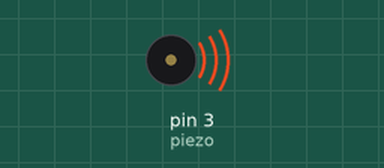
This sketch was run on a simulated Arduino Nano, built with avr-gcc and run on an emulated ATmega328P. Parts: buzzer (waves = sounding).

Above: at 0.5 s.
At 18.0 s:
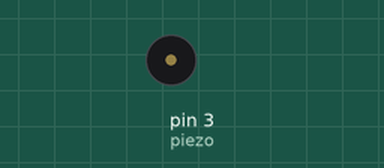
Timing chart, 0 to 20.1 s (numbered marks = the images above):
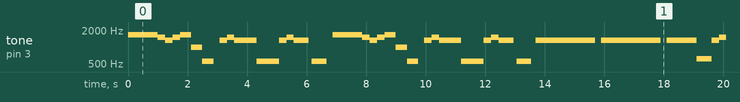

The sketch:

Menorah_V3_CandeLight_Only.ino
```cpp
// (licence header left out)
  int piezo = 3;
  int tempo = 500;


struct MusicStruct {


  int A = 550;
  int As = 582;
  int B = 617;
  int C = 654;
  int Cs = 693;
  int D = 734;
  int Ds = 777;
  int E = 824;
  int F = 873;
  int Fs = 925;
  int G = 980;
  int Gs = 1003;
  int C5  = 523;
  int CS5 = 554;
  int D5  = 587;
  int DS5 = 622;
  int E5  = 659;
  int F5  = 698;
  int FS5 = 740;
  int G5  = 784;
  int GS5 = 831;
  int A5  = 880;
  int AS5 = 932;
  int B5  = 988;
  int C6  = 1047;
  int CS6 = 1109;
  int D6  = 1175;
  int DS6 = 1245;
  int E6  = 1319;
  int F6  = 1397;
  int FS6 = 1480;
  int G6  = 1568;
  int GS6 = 1661;
  int A6  = 1760;
  int AS6 = 1865;
  int B6  = 1976;


}Music;


struct LengthStruct {


  float half = 0.5;
  float threethirds = 0.75;
  float one = 1.0;
  float one_half = 1.5;
  float two = 2.0;
  float two_half = 2.5;


}Length;


  void setup() {


      pinMode(piezo, OUTPUT);


  }


void setTone(int pin, int note, int duration) {


  tone(pin, note, duration);


  delay(duration);


}


void loop() {


  //I put my latakes in the air sometimes
  setTone(piezo, Music.GS6, tempo * Length.half);
  setTone(piezo, Music.GS6, tempo * Length.half);
  setTone(piezo, Music.GS6, tempo * Length.half);
  setTone(piezo, Music.GS6, tempo * Length.half);
  setTone(piezo, Music.FS6, tempo * Length.half);
  setTone(piezo, Music.E6, tempo * Length.half);
  setTone(piezo, Music.FS6, tempo * Length.half);
  setTone(piezo, Music.GS6, tempo * Length.threethirds);
  setTone(piezo, Music.B5, tempo * Length.threethirds);
  setTone(piezo, Music.CS5, tempo * Length.threethirds);


delay(200);


  //Singing ay oh spin the driedel
  setTone(piezo, Music.E6, tempo * Length.half);
  setTone(piezo, Music.FS6, tempo * Length.half);
  setTone(piezo, Music.E6, tempo * Length.one_half);
  setTone(piezo, Music.CS5, tempo * Length.one_half);

  setTone(piezo, Music.E6, tempo * Length.half);
  setTone(piezo, Music.FS6, tempo * Length.half);
  setTone(piezo, Music.E6, tempo * Length.one);
delay(100);
  setTone(piezo, Music.CS5, tempo * Length.one);


delay(200);


  //I want to celebrate and live my life
  setTone(piezo, Music.GS6, tempo * Length.half);
  setTone(piezo, Music.GS6, tempo * Length.half);
  setTone(piezo, Music.GS6, tempo * Length.half);
  setTone(piezo, Music.GS6, tempo * Length.half);
  setTone(piezo, Music.FS6, tempo * Length.half);
  setTone(piezo, Music.E6, tempo * Length.half);
  setTone(piezo, Music.FS6, tempo * Length.half);
  setTone(piezo, Music.GS6, tempo * Length.threethirds);
  setTone(piezo, Music.B5, tempo * Length.threethirds);
  setTone(piezo, Music.CS5, tempo * Length.threethirds);


delay(200);


  //Singing ay oh spin the driedel
  setTone(piezo, Music.E6, tempo * Length.half);
  setTone(piezo, Music.FS6, tempo * Length.half);
  setTone(piezo, Music.E6, tempo * Length.one_half);
  setTone(piezo, Music.CS5, tempo * Length.one_half);
  setTone(piezo, Music.E6, tempo * Length.half);
  setTone(piezo, Music.FS6, tempo * Length.half);
  setTone(piezo, Music.E6, tempo * Length.one);
delay(100);
  setTone(piezo, Music.CS5, tempo * Length.one);


delay(150);


  //Oh we say Maotzor
  setTone(piezo, Music.E6, tempo * Length.half);
  setTone(piezo, Music.E6, tempo * Length.half);
  setTone(piezo, Music.E6, tempo * Length.half);
  setTone(piezo, Music.E6, tempo * Length.half);
  setTone(piezo, Music.E6, tempo * Length.one);
  setTone(piezo, Music.E6, tempo * Length.one);


 delay(200);


  //Oh yes for all eight nights
  setTone(piezo, Music.E6, tempo * Length.half);
  setTone(piezo, Music.E6, tempo * Length.half);
  setTone(piezo, Music.E6, tempo * Length.half);
  setTone(piezo, Music.E6, tempo * Length.half);
  setTone(piezo, Music.E6, tempo * Length.one);
  setTone(piezo, Music.E6, tempo * Length.one);


delay(200);


  //Then we play dridel by the candlelight
  setTone(piezo, Music.E6, tempo * Length.half);
  setTone(piezo, Music.E6, tempo * Length.half);
  setTone(piezo, Music.E6, tempo * Length.half);
  setTone(piezo, Music.E6, tempo * Length.half);
  setTone(piezo, Music.DS5, tempo * Length.one);
  setTone(piezo, Music.E6, tempo * Length.half);
  setTone(piezo, Music.FS6, tempo * Length.half);
  setTone(piezo, Music.GS6, tempo * Length.one);
  setTone(piezo, Music.B5, tempo * Length.one);
  setTone(piezo, Music.CS5, tempo * Length.one);


delay(200);


//And I told you once
  setTone(piezo, Music.E6, tempo * Length.half);
  setTone(piezo, Music.E6, tempo * Length.half);
  setTone(piezo, Music.E6, tempo * Length.half);
  setTone(piezo, Music.E6, tempo * Length.half);
  setTone(piezo, Music.E6, tempo * Length.one);


delay(200);


  //And I told you twice
  setTone(piezo, Music.E6, tempo * Length.half);
  setTone(piezo, Music.E6, tempo * Length.half);
  setTone(piezo, Music.E6, tempo * Length.half);
  setTone(piezo, Music.E6, tempo * Length.half);
  setTone(piezo, Music.E6, tempo * Length.one);


delay(200);


  //'Bought the miricle
  setTone(piezo, Music.E6, tempo * Length.half);
  setTone(piezo, Music.E6, tempo * Length.half);
  setTone(piezo, Music.E6, tempo * Length.half);
  setTone(piezo, Music.E6, tempo * Length.half);
  setTone(piezo, Music.DS5, tempo * Length.one);


delay(200);


  //Of the candlelight
  setTone(piezo, Music.E6, tempo * Length.half);
  setTone(piezo, Music.FS6, tempo * Length.half);
  setTone(piezo, Music.GS6, tempo * Length.one);
  setTone(piezo, Music.B5, tempo * Length.one);
  setTone(piezo, Music.CS5, tempo * Length.one);

delay(1000);


delay(1000);


}
```

Measured:
- by itself, tone on pin 3 (piezo): plays 1661 Hz for 1.0 s, 1480 Hz for 0.25 s, 1319 Hz for 0.25 s, 1480 Hz for 0.25 s, 1661 Hz for 0.38 s, 988 Hz for 0.38 s … (207 notes in this stretch)
